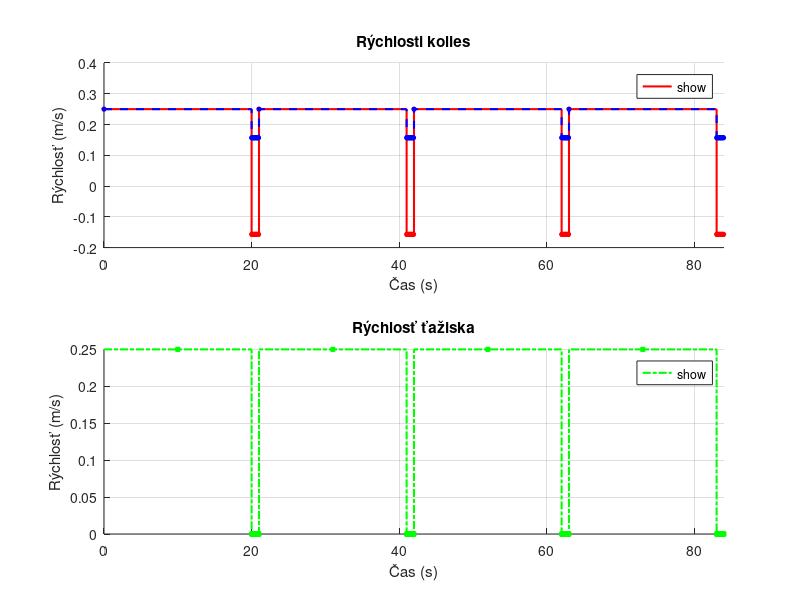

This chart was generated by the following MATLAB code: (Note: this script raises an error after producing the figure.)
clear; clc; close all;

% =========================================================================
% ÚLOHA 2: Vykreslenie trajektórie štvorec
% =========================================================================
disp('--- Úloha 2: Štvorec ---');

% --- Používateľský vstup ---
S_strana = input('Zadajte dĺžku strany štvorca S [m]: ');
if isempty(S_strana) || ~isnumeric(S_strana) || S_strana <= 0
    S_strana = 0.5; % Predvolená hodnota, ak je vstup neplatný
    disp(['Neplatný vstup, použije sa predvolená dĺžka strany: ', num2str(S_strana), ' m']);
end

% --- Konštanty pre pohyb v Úlohe 2 ---
v_lin_task2 = 0.25;      % Lineárna rýchlosť pre pohyb rovno [m/s]
omega_rot_task2 = pi/2; % Uhlová rýchlosť pre otáčanie [rad/s] (90 stupňov za 1s)
L = 0.2; % Rozchod kolies [m]

num_segments_per_side = 1;
num_segments_per_turn = 20;

% --- Generovanie časov a rýchlostí pre štvorec ---
t_current_task2 = 0;
t_input_task2 = [0];
RLKI_task2 = [];
RPKI_task2 = [];

for i_square_leg = 1:4
    duration_straight_total = S_strana / v_lin_task2;
    dt_straight_segment = duration_straight_total / num_segments_per_side;
    vL_val_straight = v_lin_task2;
    vR_val_straight = v_lin_task2;
    for seg = 1:num_segments_per_side
        RLKI_task2 = [RLKI_task2, vL_val_straight];
        RPKI_task2 = [RPKI_task2, vR_val_straight];
        t_current_task2 = t_current_task2 + dt_straight_segment;
        t_input_task2 = [t_input_task2, t_current_task2];
    end

    target_angle_turn = pi/2;
    duration_turn_total = target_angle_turn / omega_rot_task2;
    dt_turn_segment = duration_turn_total / num_segments_per_turn;
    vR_val_turn = omega_rot_task2 * L / 2;
    vL_val_turn = -vR_val_turn;
    for seg = 1:num_segments_per_turn
        RLKI_task2 = [RLKI_task2, vL_val_turn];
        RPKI_task2 = [RPKI_task2, vR_val_turn];
        t_current_task2 = t_current_task2 + dt_turn_segment;
        t_input_task2 = [t_input_task2, t_current_task2];
    end
end

% --- Inicializácia pre simuláciu Úlohy 2 ---
Pocet_intervalov_task2 = length(RLKI_task2);
Pocet_v_Poli_task2 = length(t_input_task2);
Hist_x_task2 = zeros(1, Pocet_v_Poli_task2);
Hist_y_task2 = zeros(1, Pocet_v_Poli_task2);
Hist_fi_task2 = zeros(1, Pocet_v_Poli_task2);
x_L_hist_task2 = zeros(1, Pocet_v_Poli_task2);
y_L_hist_task2 = zeros(1, Pocet_v_Poli_task2);
x_R_hist_task2 = zeros(1, Pocet_v_Poli_task2);
y_R_hist_task2 = zeros(1, Pocet_v_Poli_task2);
v_T_hist_task2 = zeros(1, Pocet_intervalov_task2);
Hist_x_task2(1) = 0; Hist_y_task2(1) = 0; Hist_fi_task2(1) = 0;
x_L_hist_task2(1) = Hist_x_task2(1)-(L/2)*sin(Hist_fi_task2(1)); y_L_hist_task2(1) = Hist_y_task2(1)+(L/2)*cos(Hist_fi_task2(1));
x_R_hist_task2(1) = Hist_x_task2(1)+(L/2)*sin(Hist_fi_task2(1)); y_R_hist_task2(1) = Hist_y_task2(1)-(L/2)*cos(Hist_fi_task2(1));

% --- Simulácia pohybu pre Úlohu 2 ---
if Pocet_intervalov_task2 > 0
    for k = 1:Pocet_intervalov_task2
        dt_task2 = t_input_task2(k+1) - t_input_task2(k);
        v_L_task2 = RLKI_task2(k); v_R_task2 = RPKI_task2(k);
        v_T_val_task2 = (v_R_task2+v_L_task2)/2; omega_val_task2 = (v_R_task2-v_L_task2)/L;
        v_T_hist_task2(k) = v_T_val_task2;
        x_prev_task2 = Hist_x_task2(k); y_prev_task2 = Hist_y_task2(k); phi_prev_task2 = Hist_fi_task2(k);
        Hist_x_task2(k+1) = x_prev_task2+v_T_val_task2*cos(phi_prev_task2)*dt_task2;
        Hist_y_task2(k+1) = y_prev_task2+v_T_val_task2*sin(phi_prev_task2)*dt_task2;
        Hist_fi_task2(k+1) = phi_prev_task2+omega_val_task2*dt_task2;
        Hist_fi_task2(k+1) = mod(Hist_fi_task2(k+1)+pi,2*pi)-pi;
        phi_current_task2 = Hist_fi_task2(k+1); x_T_current_task2 = Hist_x_task2(k+1); y_T_current_task2 = Hist_y_task2(k+1);
        x_L_hist_task2(k+1) = x_T_current_task2-(L/2)*sin(phi_current_task2); y_L_hist_task2(k+1) = y_T_current_task2+(L/2)*cos(phi_current_task2);
        x_R_hist_task2(k+1) = x_T_current_task2+(L/2)*sin(phi_current_task2); y_R_hist_task2(k+1) = y_T_current_task2-(L/2)*cos(phi_current_task2);
    end
end

% --- Vykreslenie priebehov rýchlostí pre Úlohu 2 ---
figure('Name', 'Úloha 2: Priebehy rýchlostí (Štvorec)');

% Prvý podgraf: Rýchlosti kolies
subplot(2,1,1);
hold on;
if Pocet_intervalov_task2 > 0
    stairs(t_input_task2, [RLKI_task2, RLKI_task2(end)],'r-', 'LineWidth', 1.5, 'DisplayName', 'Rýchlosť ľavého kolesa');
    plot(t_input_task2(1:Pocet_intervalov_task2), RLKI_task2, 'ro', 'MarkerSize', 3, 'MarkerFaceColor', 'r', 'HandleVisibility','off');

    stairs(t_input_task2, [RPKI_task2, RPKI_task2(end)],'b--', 'LineWidth', 1.5, 'DisplayName', 'Rýchlosť pravého kolesa');
    plot(t_input_task2(1:Pocet_intervalov_task2), RPKI_task2, 'bo', 'MarkerSize', 3, 'MarkerFaceColor', 'b', 'HandleVisibility','off');
else
    disp('Žiadne dáta na vykreslenie rýchlostí kolies pre Úlohu 2.');
end
title('Rýchlosti kolies');
xlabel('Čas (s)');
ylabel('Rýchlosť (m/s)');
grid on;
if ~isempty(t_input_task2) && Pocet_intervalov_task2 > 0
    xlim([t_input_task2(1) t_input_task2(end)]);
end
legend('show', 'Location', 'best');
hold off;

% Druhý podgraf: Rýchlosť ťažiska
subplot(2,1,2);
hold on;
if Pocet_intervalov_task2 > 0
    stairs([t_input_task2(1:Pocet_intervalov_task2), t_input_task2(end)], [v_T_hist_task2, v_T_hist_task2(end)], ...
           'g-.', 'LineWidth', 1.5, 'DisplayName', 'Rýchlosť ťažiska');
    plot(t_input_task2(1:Pocet_intervalov_task2) + diff(t_input_task2)/2, v_T_hist_task2, 'gs', 'MarkerSize', 3, 'MarkerFaceColor', 'g', 'HandleVisibility','off');
else
    disp('Žiadne dáta na vykreslenie rýchlosti ťažiska pre Úlohu 2.');
end
title('Rýchlosť ťažiska');
xlabel('Čas (s)');
ylabel('Rýchlosť (m/s)');
grid on;
if ~isempty(t_input_task2) && Pocet_intervalov_task2 > 0
    xlim([t_input_task2(1) t_input_task2(end)]);
end
legend('show', 'Location', 'best');
hold off;

sgtitle('Priebeh rýchlostí v čase (Štvorec - Úloha 2)');


% --- Vykreslenie trajektórií pre Úlohu 2 ---
figure('Name', 'Úloha 2: Trajektórie robota (Štvorec)');
if Pocet_v_Poli_task2 > 0
    plot(Hist_x_task2, Hist_y_task2, 'g-', 'LineWidth', 2, 'DisplayName', 'Ťažisko (P)');
    hold on;
    plot(x_L_hist_task2, y_L_hist_task2, 'r--', 'LineWidth', 1.5, 'DisplayName', 'Ľavé koleso'); % Zmenené na 'r--' pre konzistenciu
    plot(x_R_hist_task2, y_R_hist_task2, 'b:', 'LineWidth', 1.5, 'DisplayName', 'Pravé koleso');
    plot(Hist_x_task2(1), Hist_y_task2(1), 'go', 'MarkerFaceColor', 'g', 'MarkerSize', 8, 'HandleVisibility','off');
    plot(x_L_hist_task2(1), y_L_hist_task2(1), 'ro', 'MarkerFaceColor', 'r', 'MarkerSize', 6, 'HandleVisibility','off');
    plot(x_R_hist_task2(1), y_R_hist_task2(1), 'bo', 'MarkerFaceColor', 'b', 'MarkerSize', 6, 'HandleVisibility','off');
    hold off;
else
    disp('Žiadne dáta na vykreslenie trajektórií pre Úlohu 2.');
end
title('Trajektórie ťažiska a kolies (Štvorec)');
xlabel('X (m)');
ylabel('Y (m)');
legend('show', 'Location', 'bestoutside');
axis equal;
grid on;

disp('Úloha 2 dokončená.');
